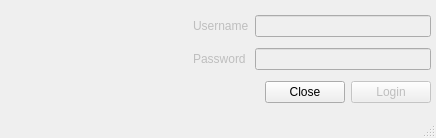
<?xml version="1.0" encoding="UTF-8"?>
<ui version="4.0">
 <class>MainWindow</class>
 <widget class="QMainWindow" name="MainWindow">
  <property name="enabled">
   <bool>true</bool>
  </property>
  <property name="geometry">
   <rect>
    <x>0</x>
    <y>0</y>
    <width>436</width>
    <height>138</height>
   </rect>
  </property>
  <property name="sizePolicy">
   <sizepolicy hsizetype="Preferred" vsizetype="Preferred">
    <horstretch>0</horstretch>
    <verstretch>0</verstretch>
   </sizepolicy>
  </property>
  <property name="windowTitle">
   <string>MainWindow</string>
  </property>
  <property name="statusTip">
   <string/>
  </property>
  <widget class="QWidget" name="centralwidget">
   <property name="autoFillBackground">
    <bool>false</bool>
   </property>
   <widget class="QWidget" name="gridLayoutWidget">
    <property name="geometry">
     <rect>
      <x>10</x>
      <y>10</y>
      <width>421</width>
      <height>101</height>
     </rect>
    </property>
    <layout class="QGridLayout" name="gridLayout">
     <item row="0" column="1">
      <widget class="QLabel" name="username_label">
       <property name="enabled">
        <bool>false</bool>
       </property>
       <property name="text">
        <string>Username</string>
       </property>
      </widget>
     </item>
     <item row="0" column="2">
      <widget class="QLineEdit" name="username_edit">
       <property name="enabled">
        <bool>false</bool>
       </property>
      </widget>
     </item>
     <item row="1" column="1">
      <widget class="QLabel" name="password_label">
       <property name="enabled">
        <bool>false</bool>
       </property>
       <property name="text">
        <string>Password</string>
       </property>
      </widget>
     </item>
     <item row="1" column="2">
      <widget class="QLineEdit" name="password_edit">
       <property name="enabled">
        <bool>false</bool>
       </property>
       <property name="echoMode">
        <enum>QLineEdit::Password</enum>
       </property>
      </widget>
     </item>
     <item row="0" column="0" rowspan="2">
      <spacer name="horizontalSpacer_4">
       <property name="orientation">
        <enum>Qt::Horizontal</enum>
       </property>
       <property name="sizeHint" stdset="0">
        <size>
         <width>128</width>
         <height>48</height>
        </size>
       </property>
      </spacer>
     </item>
     <item row="2" column="0" colspan="3">
      <layout class="QHBoxLayout" name="horizontalLayout">
       <property name="leftMargin">
        <number>0</number>
       </property>
       <item>
        <spacer name="horizontalSpacer">
         <property name="orientation">
          <enum>Qt::Horizontal</enum>
         </property>
         <property name="sizeHint" stdset="0">
          <size>
           <width>40</width>
           <height>20</height>
          </size>
         </property>
        </spacer>
       </item>
       <item>
        <widget class="QPushButton" name="closeButton">
         <property name="text">
          <string>Close</string>
         </property>
        </widget>
       </item>
       <item>
        <widget class="QPushButton" name="loginButton">
         <property name="enabled">
          <bool>false</bool>
         </property>
         <property name="text">
          <string>Login</string>
         </property>
         <property name="flat">
          <bool>false</bool>
         </property>
        </widget>
       </item>
      </layout>
     </item>
    </layout>
   </widget>
  </widget>
  <widget class="QStatusBar" name="statusbar"/>
 </widget>
 <resources/>
 <connections>
  <connection>
   <sender>closeButton</sender>
   <signal>clicked()</signal>
   <receiver>MainWindow</receiver>
   <slot>close_and_shutdown()</slot>
   <hints>
    <hint type="sourcelabel">
     <x>316</x>
     <y>99</y>
    </hint>
    <hint type="destinationlabel">
     <x>188</x>
     <y>93</y>
    </hint>
   </hints>
  </connection>
  <connection>
   <sender>username_edit</sender>
   <signal>textChanged(QString)</signal>
   <receiver>MainWindow</receiver>
   <slot>username_edit_textChanged(QString)</slot>
   <hints>
    <hint type="sourcelabel">
     <x>397</x>
     <y>25</y>
    </hint>
    <hint type="destinationlabel">
     <x>242</x>
     <y>30</y>
    </hint>
   </hints>
  </connection>
  <connection>
   <sender>password_edit</sender>
   <signal>textChanged(QString)</signal>
   <receiver>MainWindow</receiver>
   <slot>password_edit_textChanged(QString)</slot>
   <hints>
    <hint type="sourcelabel">
     <x>417</x>
     <y>60</y>
    </hint>
    <hint type="destinationlabel">
     <x>232</x>
     <y>72</y>
    </hint>
   </hints>
  </connection>
  <connection>
   <sender>password_edit</sender>
   <signal>editingFinished()</signal>
   <receiver>MainWindow</receiver>
   <slot>password_edit_editingFinished()</slot>
   <hints>
    <hint type="sourcelabel">
     <x>273</x>
     <y>57</y>
    </hint>
    <hint type="destinationlabel">
     <x>245</x>
     <y>54</y>
    </hint>
   </hints>
  </connection>
  <connection>
   <sender>username_edit</sender>
   <signal>editingFinished()</signal>
   <receiver>MainWindow</receiver>
   <slot>username_edit_editingFinished()</slot>
   <hints>
    <hint type="sourcelabel">
     <x>300</x>
     <y>21</y>
    </hint>
    <hint type="destinationlabel">
     <x>231</x>
     <y>9</y>
    </hint>
   </hints>
  </connection>
  <connection>
   <sender>loginButton</sender>
   <signal>clicked()</signal>
   <receiver>MainWindow</receiver>
   <slot>loginButton_clicked()</slot>
   <hints>
    <hint type="sourcelabel">
     <x>381</x>
     <y>97</y>
    </hint>
    <hint type="destinationlabel">
     <x>370</x>
     <y>111</y>
    </hint>
   </hints>
  </connection>
 </connections>
 <slots>
  <slot>close_and_shutdown()</slot>
  <slot>username_edit_textChanged(QString)</slot>
  <slot>password_edit_textChanged(QString)</slot>
  <slot>username_edit_editingFinished()</slot>
  <slot>password_edit_editingFinished()</slot>
  <slot>loginButton_clicked()</slot>
 </slots>
</ui>
